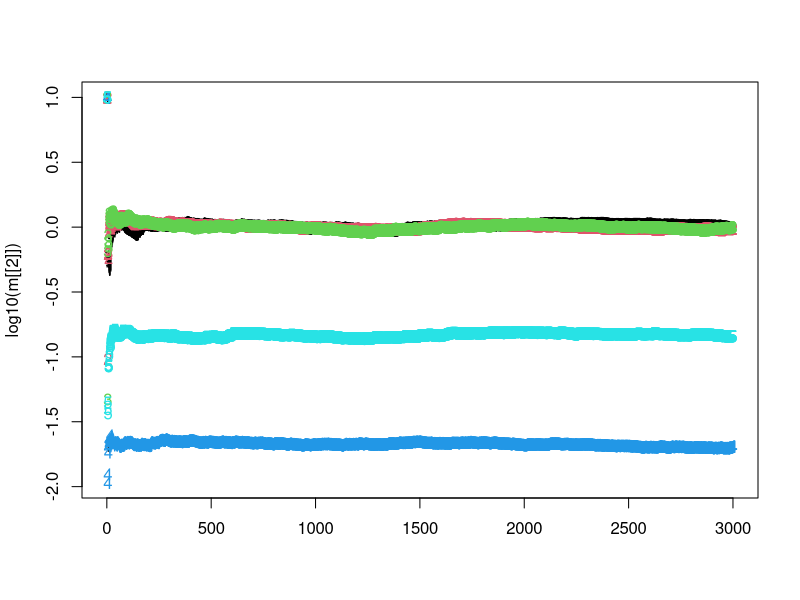
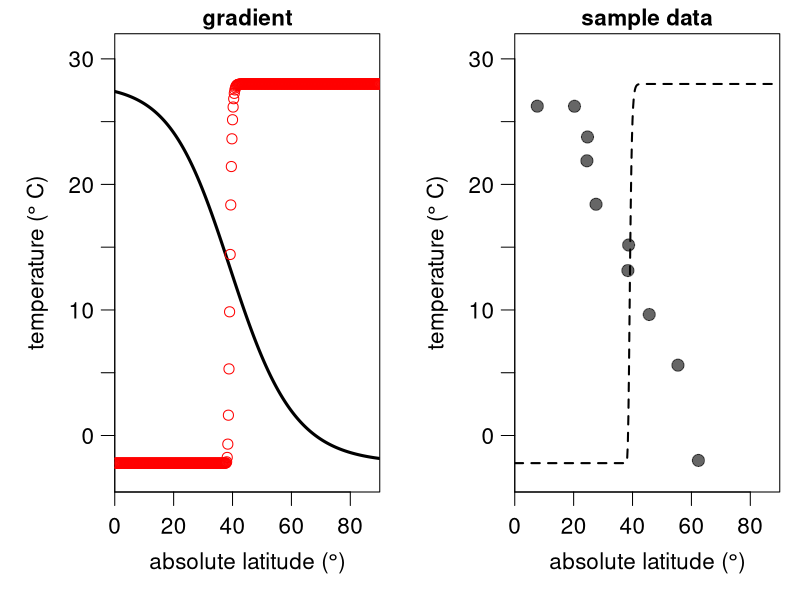
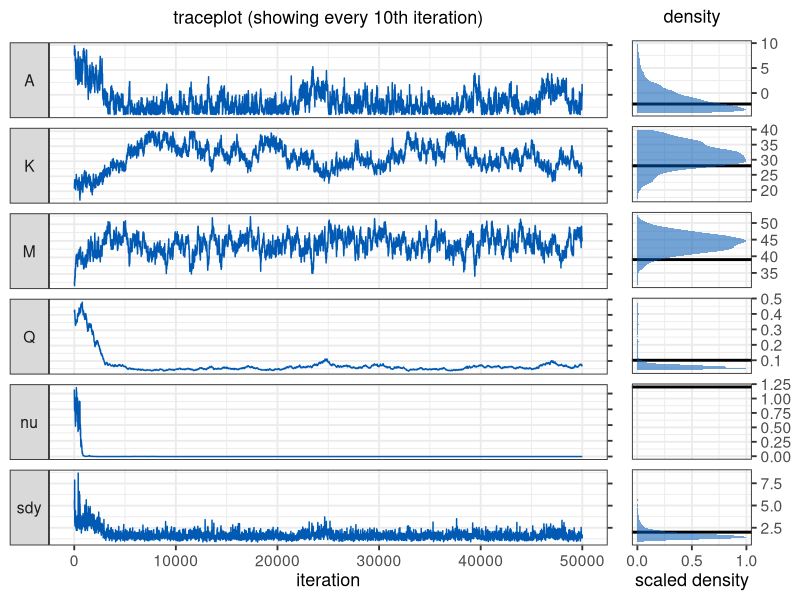
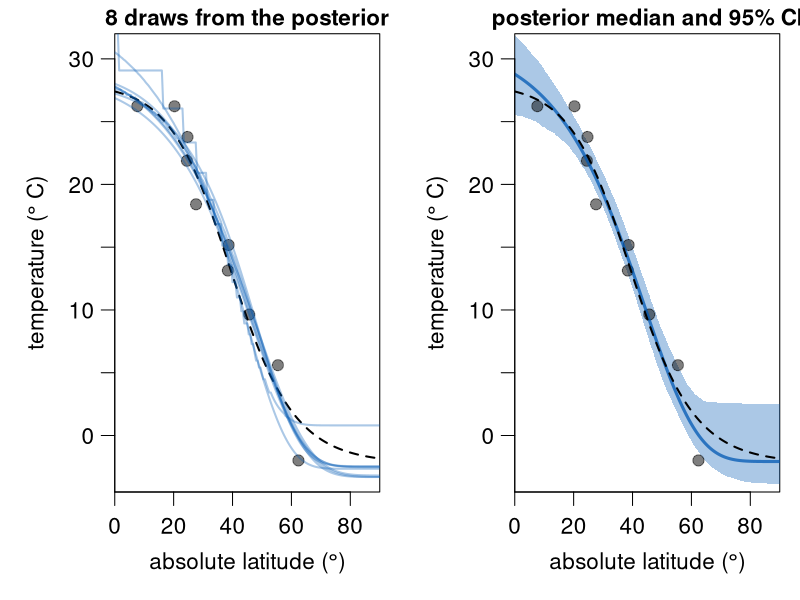

Reproduce these figures in R, in order. (Note: this script raises an error after producing the figures.)
######################################################
######################################################
### A Metropolis-Hastings algorithm for Latitudinal 
### Temperature Gradients
###
### by Kilian Eichenseer
### February 2022
###
######################################################
######################################################
### FUNCTIONS

gradient <- function(x, coeff, sdy) { # sigma is labelled "sdy"
  A = coeff[1]
  K = coeff[2]
  M = coeff[3]
  Q = coeff[4]
  nu = coeff[5]
  return(A + max(c(K-A,0))/((1+(nu*exp(Q*(x-M))))^(1/nu)) + rnorm(length(x),0,sdy))
}

gradient_logQnu <- function(x, coeff, sdy) { # sigma is labelled "sdy"
  A = coeff[1]
  K = coeff[2]
  M = coeff[3]
  Q = (coeff[4])
  nu = (coeff[5])
  return(A + max(c(K-A,0))/((1+((nu)*exp((Q)*(x-M))))^(1/(nu))) + rnorm(length(x),0,sdy))
}

loglik <- function(x, y,  coeff, sdy) { 
  A = coeff[1]
  K = coeff[2]
  M = coeff[3]
  Q = (coeff[4])
  nu = (coeff[5])
  pred = A + max(c(K-A,0))/((1+((nu)*exp((Q)*(x-M))))^(1/(nu)))
  return(sum(dnorm(y, mean = pred, sd = sdy, log = TRUE)))
}

logprior <- function(coeff) {
  return(sum(c(
    dunif(coeff[1], -4, 40, log = TRUE),
    dunif(coeff[2], -4, 40, log = TRUE),
    dnorm(coeff[3], 45, 10, log = TRUE),
    (dnorm((coeff[4]), 0, 10, log = TRUE)), #+ exp(coeff[4]),
    (dnorm((coeff[5]), 0, 10, log = TRUE)))))# + exp(coeff[5]))))
    
  #  dgamma(coeff[4], 0.2, 0.2, log = TRUE)+exp(coeff[4]),
  #  dgamma(coeff[5], 1, 1, log = TRUE))))
}

logposterior <- function(x, y, coeff, sdy){
  return (loglik(x, y, coeff, sdy) + logprior((coeff)))
}

MH_propose <- function(coeff, proposal_sd){
  return(rnorm(5,mean = coeff, sd= c(.5,.5,.5,0.01,0.07)))
}

weighted_var <- function(x, weights, sum_weights) {
  sum(weights*((x-sum(weights*x)/sum_weights)^2))/(sum_weights)
}

log_t_Q_nu <- function(x) c(x[1:3],log(x[4:5]))
exp_t_Q_nu <- function(x) c(x[1:3],exp(x[4:5]))
log_jacobian <- function(x) sum(-log(x))

# Main MCMCM function
run_MCMC <- function(x, y, coeff_inits, sdy_init, nIter, proposal_sd_init = rep(10,5), nAdapt = 10000){
  ### Initialisation
  coefficients = array(dim = c(nIter,5)) # set up array to store coefficients
  coefficients[1,] = coeff_inits # initialise coefficients
  sdy = rep(NA_real_,nIter) # set up vector to store sdy
  sdy[1] = sdy_init # intialise sdy
  A_sdy = 3 # parameter for the prior on the inverse gamma distribution of sdy
  B_sdy = 0.1 # parameter for the prior on the inverse gamma distribution of sdy
  n <- length(y)
  shape_sdy <- A_sdy+n/2 # shape parameter for the inverse gamma
  sd_it <- 1
  coeff_sd <- array(NA_real_,dim = c(nAdapt,5))
  coeff_sd[1:3,] <- proposal_sd_init
  coeff_diff <- array(NA_real_,dim = c(nAdapt,5))
  allWeights <- exp((-(nAdapt-2)):0/500)
  
  ### The MCMC loop
  for (i in 2:nIter){ 
    
    ## 1. Gibbs step to estimate sdy
    sdy[i] = sqrt(1/rgamma(1,shape_sdy,B_sdy+0.5*sum((y-gradient_logQnu(x,coefficients[i-1,],0))^2)))
    
    ## 2. Metropolis-Hastings step to estimate the regression coefficients
    proposal = exp_t_Q_nu(MH_propose(log_t_Q_nu(coefficients[i-1,]),coeff_sd[sd_it,])) # new proposed values
    #if(any(proposal[c(4,5)] <= 0)) HR = 0 else # Q and nu need to be >0
      # Hasting's ratio of the proposal
      HR = exp(logposterior(x = x, y = y, coeff = proposal, sdy = sdy[i])
                  + sum((proposal[4:5]))            #+ log_jacobian(coefficients[i-1,4:5])
               - logposterior(x = x, y = y, coeff = coefficients[i-1,], sdy = sdy[i])
               - sum((coefficients[i-1,4:5])))
               #- logprior(coeff[i-1])
               #- log_jacobian(proposal[4:5]))
      
    #print(i)
    #print(proposal)
    #print(HR)
    #print(coefficients[i-1,])
    #print(proposal)
    # accept proposal with probability = min(HR,1)
    if (runif(1) < HR){ 
      coefficients[i,] = proposal
      # if proposal is rejected, keep the values from the previous iteration
    }else{
      coefficients[i,] = coefficients[i-1,]
    }

    # Adaptation of proposal SD
    if(i < nAdapt){
    
    coeff_diff[i,] <- (log_t_Q_nu(coefficients[i,])-log_t_Q_nu(coefficients[i-1,]))
    if(i>=3) {
    weights = allWeights[(nAdapt-i+2):nAdapt-1]
    sum_weights = sum(weights)
    
    weighted_var_coeff <- apply(coeff_diff[2:i,], 2, function(f) weighted_var(
                            f, weights = weights, sum_weights = sum_weights))
   
    
    coeff_sd[i+1,] <- ifelse(weighted_var_coeff==0,
                           sqrt(coeff_sd[i,]^2/10),
                           sqrt(2.4^2 * weighted_var_coeff))
    #print(coeff_sd[i+1,])
    #coeff_sd[i+1,4] <- 0.5
    }
    sd_it <- i
    }
  } # end of the MCMC loop
  
  ###  Function output
  output = list(data.frame(A = coefficients[,1],
                      K = coefficients[,2],
                      M = coefficients[,3],
                      Q = coefficients[,4],
                      nu = coefficients[,5],
                      sdy = sdy),
                coeff_sd)
  return(output)
}
# for plotting the 95 % CI shading
error_polygon <- function(x,en,ep,color) {
  polygon( c(x[1], x, x[length(x)], x[length(x)], rev(x), x[1]),
           c((ep)[1],ep, (ep)[length(ep)], (en)[length(en)], rev(en), (en)[1]),
           border = NA, col = color)
}


### Data creation
set.seed(10)
sample_lat <- runif(10,0,90)
sample_data <- data.frame(
  x = sample_lat, 
  y = gradient(x = sample_lat, coeff = c(-2.2, 28, 39, 0.1, 1.2), sd = 2))


### Analysis
nIter <- 50000
m <- run_MCMC(x = sample_data$x, y = sample_data$y, 
              coeff_inits = c(10,20,30,0.4,0.4), sdy_init = 5, nIter = nIter,
              nAdapt = 3000)
matplot(log10(m[[2]]))

m[[2]][3000,]
######################################################
######################################################
### PLOTS

######################################################
## Plots of the data


layout(matrix(c(1,2), nrow = 1, ncol = 2, byrow = TRUE))

par(mar = c(4,4.25,1.25,0.75), las = 1, mgp = c(2.25,0.75,0), cex = 1.35)
latitude <- seq(0,90,by=0.2)
temperature <- gradient(x = latitude, coeff = c(-2.2, 28, 39, 0.1, 1.2), sd = 0)
plot(latitude, temperature, type = "l", lwd = 3, ylim = c(-4.5,32), 
     xlab = expression ("absolute latitude ("*degree*")"), yaxt = "n", 
     ylab = expression("temperature ("*degree~"C)"), yaxs = "i", xaxs = "i",
     xlim = c(0,90), main = "gradient", cex.main = 1)
axis(2,seq(-5,30,5),c(NA,0,NA,10,NA,20,NA,30))

temperature <- gradient_logQnu(x = latitude, coeff = c(-2.2, 28, 39, log(0.1), log(1.2)), sd = 0)
points(latitude, temperature, col = "red")
plot(latitude, temperature, type = "l", lwd = 2, ylim = c(-4.5,32), 
     xlab = expression ("absolute latitude ("*degree*")"), yaxt = "n", 
     ylab = expression("temperature ("*degree~"C)"), yaxs = "i", xaxs = "i",
     xlim = c(0,90), main = "sample data", lty= 2, cex.main = 1)
points(sample_data$x, sample_data$y,  pch = 19, cex = 1.2, col = rgb(0,0,0,0.6), xpd = T)
axis(2,seq(-5,30,5),c(NA,0,NA,10,NA,20,NA,30))
par(mfrow=c(1,1))

######################################################
## Posterior checks
library(ggplot2)
library(dplyr)
library(reshape)
library(cowplot)
m <- m[[1]] %>% mutate(iteration = 1:nrow(.))
mm <- melt(m,id.vars = "iteration")
mm <- mm %>% mutate(trueval = rep(c(-2.2, 28, 39, 0.1, 1.2, 2), each = nrow(m)))

facet.labs = c("F", "K", "M", "Q", expression(nu), expression(sigma["y"]))
names(facet.labs) <- c("A", "K", "M", "Q", "nu", "sdy")

p1 <- ggplot(mm %>% filter(iteration %% 10 == 0)) + geom_line(aes(x = iteration, y = value),
                                                              colour = rgb(0,0.35,0.7,1))+
  facet_grid(variable ~ ., switch = "y",scales = "free_y",
             labeller = labeller(variable = facet.labs)) + 
  theme(legend.position = "none")+
  theme_bw(base_size = 14)+
  theme(strip.text.y.left = element_text(angle = 0))+
  scale_y_continuous(position = "right")+
  ylab(NULL)+
  ggtitle(expression("traceplot (showing every 10th"~"iteration)"))+ 
  theme(plot.title = element_text(size = 13, face = "bold",hjust = 0.5),
        axis.title=element_text(size=13), axis.text.y=element_blank(),)


p2 <- ggplot(mm %>% filter(iteration %% 10 == 0)) +
  geom_vline(aes(xintercept = trueval), colour = "black", size = 1,linetype = "solid")+
  
  stat_density(aes(x = value, y =..scaled..), 
               fill = rgb(0,0.35,0.7,0.55), size = 1.5)+
  facet_grid(variable ~ ., scales = "free_y")+ 
  theme(legend.position = "none")+
  theme_bw(base_size = 14)+
  theme(strip.background = element_blank(),
        strip.text.y = element_blank())+ 
  scale_y_continuous(position = "left",breaks = c(0,0.5,1))+
  scale_x_continuous(position = "top")+
  coord_flip()+
  ylab("scaled density")+
  xlab(NULL)+
  ggtitle(expression("density"))+ 
  theme(plot.title = element_text(size = 13, face = "bold",hjust = 0.5),
        axis.title=element_text(size=13))

plot_grid(p1, p2, ncol = 2, labels = c("", ""),
          rel_widths = c(7,2))

######################################################
## Gradient from posterior
burnin <- 10000
layout(matrix(c(1,2), nrow = 1, ncol = 2, byrow = TRUE))
par(mar = c(4,4.25,1.25,0.75), las = 1, mgp = c(2.25,0.75,0), cex = 1.35)
latitude <- seq(0,90,by=0.5)
temperature <- gradient(x = latitude, coeff = c(-2.2, 28, 39, 0.1, 1.2), sdy = 0)

# Calculate confidence intervals
sample_it <- sample((burnin+1):nIter,1000)
grad_025 <- sapply(1:length(latitude), function(f) quantile(
  apply(m[sample_it,1:5],1,function(a) gradient(x=latitude[f], coeff =  a, sdy = 0)), 
  probs = 0.025))
grad_975 <- sapply(1:length(latitude), function(f) quantile(
  apply(m[sample_it,1:5],1,function(a) gradient(x=latitude[f], coeff =  a, sdy = 0)), 
  probs = 0.975))

# Calculate confidence intervals
sample_it <- sample((burnin+1):nIter,1000)
grad_025 <- sapply(1:length(latitude), function(f) quantile(
  apply(m[sample_it,1:5],1,function(a) gradient(x=latitude[f], coeff =  a, sdy = 0)), 
  probs = 0.025))
grad_975 <- sapply(1:length(latitude), function(f) quantile(
  apply(m[sample_it,1:5],1,function(a) gradient(x=latitude[f], coeff =  a, sdy = 0)), 
  probs = 0.975))

plot(latitude, temperature, type = "l", lwd = 2, ylim = c(-4.5,32), 
     xlab = expression ("absolute latitude ("*degree*")"), yaxt = "n", 
     ylab = expression("temperature ("*degree~"C)"), yaxs = "i", xaxs = "i", lty = 2,
     xlim = c(0,90), main = "8 draws from the posterior", cex.main = 1)
points(sample_data$x, sample_data$y,  pch = 19, cex = 1.1, col = rgb(0,0,0,0.5), xpd = T)
replicate(8, points(latitude, gradient(x = latitude, coeff = 
                                         unlist(m[sample((burnin+1):nIter,1),1:5]), sdy = 0),
                    type = "l", col = rgb(0,0.35,0.7,0.33), lwd = 2))
axis(2,seq(-5,30,5),c(NA,0,NA,10,NA,20,NA,30))

plot(latitude, temperature, type = "n", lwd = 2, ylim = c(-4.5,32), 
     xlab = expression ("absolute latitude ("*degree*")"), yaxt = "n", 
     ylab = expression("temperature ("*degree~"C)"), yaxs = "i", xaxs = "i", lty = 2,
     xlim = c(0,90), main = "posterior median and 95% CI", cex.main = 1)

error_polygon <- function(x,en,ep,color) {
  polygon( c(x[1], x, x[length(x)], x[length(x)], rev(x), x[1]),
           c((ep)[1],ep, (ep)[length(ep)], (en)[length(en)], rev(en), (en)[1]),
           border = NA, col = color)
}
error_polygon(latitude,grad_025,grad_975,rgb(0,0.35,0.7,0.33))
points(sample_data$x, sample_data$y,  pch = 19, cex = 1.1, col = rgb(0,0,0,0.5), xpd = T)

points(latitude, gradient(x=latitude, coeff =  apply(m[sample_it,1:5],2,median), 
                          sdy = 0), type = "l", lwd = 3, col = rgb(0,0.35,0.7,0.75))
points(latitude, temperature, type = "l", lwd = 2, lty = 2)
axis(2,seq(-5,30,5),c(NA,0,NA,10,NA,20,NA,30))

hist()
